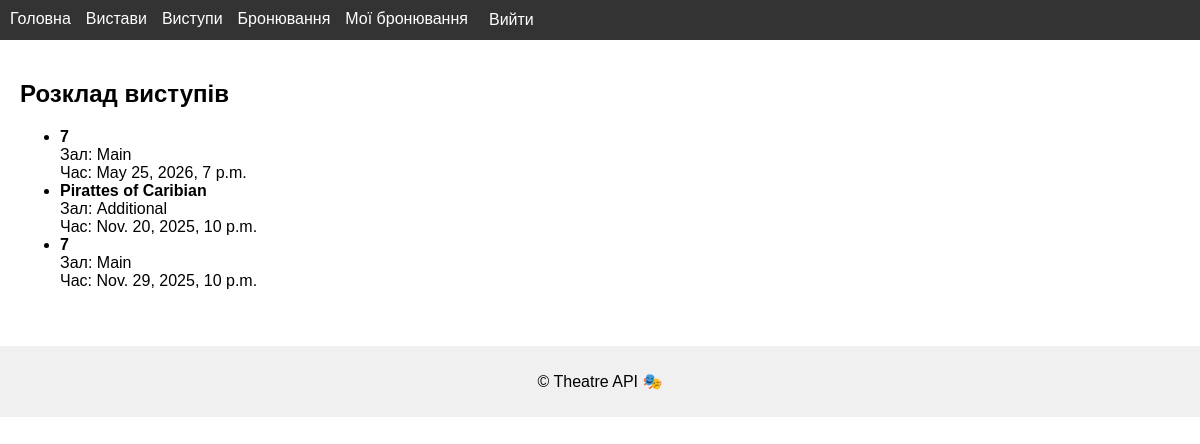
Screenshot of /performances/ (signed in) with the database file from the repository.
### theatre/models.py (models this page shows)
class Performance(models.Model):
    play = models.ForeignKey(Play, on_delete=models.CASCADE)
    theatre_hall = models.ForeignKey(TheatreHall, on_delete=models.CASCADE)
    show_time = models.DateTimeField()

class Play(models.Model):
    title = models.CharField(max_length=255)
    description = models.TextField()
    genres = models.ManyToManyField(Genre)
    actors = models.ManyToManyField(Actor)

class TheatreHall(models.Model):
    name = models.CharField(max_length=100)
    rows = models.IntegerField()
    seats_in_row = models.IntegerField()

### theatre/views.py (the view)
# urls.py: path('performances/', views.performances_list, name="performances_list"),
def performances_list(request):
    performances = Performance.objects.select_related("play", "theatre_hall")
    return render(request, "performances_list.html", {"performances": performances})

### templates/performances_list.html (shortened to what this page needs)
{% extends "base.html" %}
{% block content %}
<h2>Розклад виступів</h2>
<ul>
    {% for perf in performances %}
        <li>
            <strong>{{ perf.play.title }}</strong><br>
            Зал: {{ perf.theatre_hall.name }}<br>
            Час: {{ perf.show_time }}
        </li>
    {% empty %}
        <li>Немає запланованих виступів</li>
    {% endfor %}
</ul>
{% endblock %}

### templates/base.html (style rules this page uses)
body { font-family: Arial, sans-serif; margin: 0; padding: 0; }

### rows the page displays
Performance: play "7", theatre_hall.name "Main", show_time "May 25, 2026, 7 p.m."
Performance: play "Pirattes of Caribian", theatre_hall.name "Additional", show_time "Nov. 20, 2025, 10 p.m."
Performance: play "7", theatre_hall.name "Main", show_time "Nov. 29, 2025, 10 p.m."
